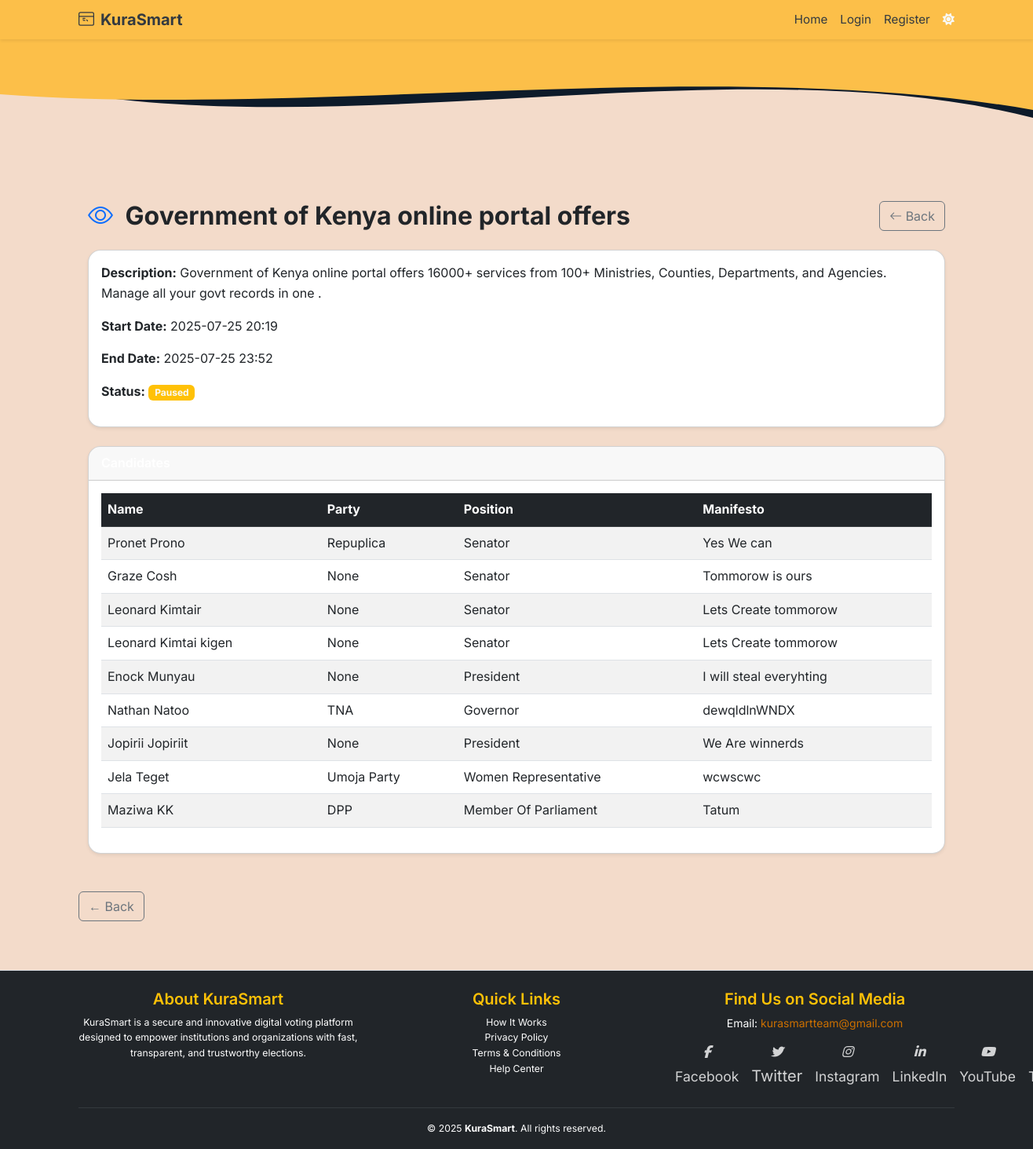
Screenshot of /admin/elections/5 with the database file from the repository.
### app/models.py (models this page shows, shortened)
class Election(db.Model):
    __tablename__ = 'election'
    id = db.Column(db.Integer, primary_key=True)
    title = db.Column(db.String(255), nullable=False)
    description = db.Column(db.Text)
    start_date = db.Column(db.DateTime, nullable=False)
    end_date = db.Column(db.DateTime, nullable=False)
    is_active = db.Column(db.Boolean, default=True)
    status = db.Column(db.Enum(ElectionStatusEnum), nullable=False, default=ElectionStatusEnum.INACTIVE)
    created_at = db.Column(db.DateTime, default=datetime.utcnow)
    updated_at = db.Column(db.DateTime, onupdate=func.now())
    deactivated_by = db.Column(db.Integer, db.ForeignKey('users.id'))
    candidates = db.relationship('Candidate', back_populates='election', lazy='select')
    positions = db.relationship('Position', back_populates='election', lazy='select', cascade="all, delete-orphan")
    votes = db.relationship('Vote', back_populates='election', lazy='select')

class Candidate(db.Model):
    __tablename__ = 'candidate'
    id = db.Column(db.Integer, primary_key=True)
    user_id = db.Column(db.Integer, db.ForeignKey('users.id'), nullable=False)
    election_id = db.Column(db.Integer, db.ForeignKey('election.id'), nullable=False)
    position_id = db.Column(db.Integer, db.ForeignKey('position.id'), nullable=False)
    full_name = db.Column(db.String(100), nullable=False)
    profile_photo = db.Column(db.String(255))
    party_name = db.Column(db.String(100))
    position = db.Column(db.String(100), nullable=True)
    description = db.Column(db.Text)
    manifesto = db.Column(db.Text)
    approved = db.Column(db.Boolean, default=False)
    created_at = db.Column(db.DateTime, default=datetime.utcnow)
    user = db.relationship('User', back_populates='candidates')
    election = db.relationship('Election', back_populates='candidates')
    position_rel = db.relationship('Position', back_populates='candidates')
    votes = db.relationship('Vote', back_populates='candidate', lazy='dynamic')

### app/routes/web_auth.py (the view)
@admin_web_bp.route("/elections/<int:election_id>")
def view_election(election_id):
    election = Election.query.get_or_404(election_id)
    candidates = Candidate.query.filter_by(election_id=election_id).all()
    vote_counts = (
        db.session.query(Vote.candidate_id, func.count(Vote.id).label("vote_count"))
        .filter(Vote.election_id == election_id)
        .group_by(Vote.candidate_id)
        .all()
    )
    vote_count_map = {cid: count for cid, count in vote_counts}
    for candidate in candidates:
        candidate.vote_count = vote_count_map.get(candidate.id, 0)
    total_votes = sum(vote_count_map.values())
    return render_template(
        "admin/view_election.html",
        election=election,
        candidates=candidates,
        total_votes=total_votes,
    )

### app/routes/web_auth.py (called while the page is built)
@admin_web_bp.context_processor
def inject_notifications():
    if current_user.is_authenticated:
        unread_notifications = Notification.query.filter_by(user_id=current_user.id, read=False).order_by(Notification.created_at.desc()).all()
        return dict(unread_notifications=unread_notifications)
    return dict(unread_notifications=[])

### app/templates/admin/view_election.html (shortened to what this page needs)
{% extends "base.html" %}
{% block content %}
<div class="container py-5" data-aos="fade-up">
  <div class="d-flex justify-content-between align-items-center mb-4">
    <h2 class="fw-bold mb-0">
      <i class="bi bi-eye me-2 text-primary"></i>
      {{ election.title }}
    </h2>
    <a href="{{ url_for('admin_web.manage_elections') }}" class="btn btn-outline-secondary">
      <i class="bi bi-arrow-left"></i> Back
    </a>
  </div>
  <div class="card shadow-sm rounded-4 mb-4">
    <div class="card-body">
      <p><strong>Description:</strong> {{ election.description or '—' }}</p>
      <p><strong>Start Date:</strong> {{ election.start_date.strftime('%Y-%m-%d %H:%M') }}</p>
      <p><strong>End Date:</strong> {{ election.end_date.strftime('%Y-%m-%d %H:%M') }}</p>
      <p>
        {% set status_clr = {'inactive':'secondary','active':'success','paused':'warning','ended':'danger'}.get(election.status.value,'dark') %}
        <strong>Status:</strong>
        <span class="badge bg-{{ status_clr }} text-light">{{ election.status.value.title() }}</span>
      </p>
    </div>
  </div>
  <div class="card shadow-sm rounded-4">
    <div class="card-header bg-gradient-secondary text-white fw-semibold rounded-top-4">
    </div>
    <div class="card-body">
      {% if candidates %}
        <div class="table-responsive">
          <table class="table table-striped align-middle">
            <thead class="table-dark">
              <tr>
                <th>Name</th>
                <th>Party</th>
                <th>Position</th>
                <th>Manifesto</th>
              </tr>
            </thead>
            <tbody>
              {% set sorted_candidates = candidates|sort(attribute='vote_count', reverse=True) %}
              {% set top_vote = sorted_candidates[0].vote_count if sorted_candidates else 0 %}
              {% for cand in sorted_candidates %}
                {% set is_leader = cand.vote_count == top_vote and top_vote > 0 %}
                {% set vote_percent = (cand.vote_count / total_votes * 100) if total_votes > 0 else 0 %}
                <tr class="{% if is_leader %}table-success fw-bold{% endif %}">
                  <td>
                    {{ cand.full_name }}
                  </td>
                  <td>{{ cand.party_name or '—' }}</td>
                  <td>{{ cand.position }}</td>
                  <td style="white-space:pre-wrap;">{{ cand.manifesto }}</td>
                </tr>
              {% endfor %}
            </tbody>
          </table>
        </div>
      {% else %}
        <p class="text-center text-muted">No candidates found for this election.</p>
      {% endif %}
    </div>
  </div>
</div>
<a href="{{ request.referrer or url_for('dashboard.dashboard_home') }}" class="btn btn-outline-secondary mb-4">
      ← Back
</a>
{% endblock %}

### app/static/styles.css (style rules this page uses)
body { font-family: 'Segoe UI', Tahoma, Geneva, Verdana, sans-serif; background-color: #f8f9fa; margin: 0; padding: 0; }

### app/templates/base.html (style rules this page uses)
body { font-family: 'Inter', sans-serif; background-color: #F3DBCA; margin: 0; padding-bottom: 60px; line-height: 1.6; }
html, body { height: 100%; }

### rows the page displays
Election: title "Government of Kenya online portal offers", description "Government of Kenya online portal offers 16000+ services from 100+ Ministries, Counties, Departments, and Agencies. Manage all your govt records in one .", start_date "2025-07-25 20:19", end_date "2025-07-25 23:52", status.value "Paused"
Candidate: full_name "Pronet Prono", party_name "Repuplica", position "Senator", manifesto "Yes We can"
Candidate: full_name "Graze Cosh", party_name "None", position "Senator", manifesto "Tommorow is ours"
Candidate: full_name "Leonard Kimtair", party_name "None", position "Senator", manifesto "Lets Create tommorow"
Candidate: full_name "Leonard Kimtai kigen", party_name "None", position "Senator", manifesto "Lets Create tommorow"
Candidate: full_name "Enock Munyau", party_name "None", position "President", manifesto "I will steal everyhting"
Candidate: full_name "Nathan Natoo", party_name "TNA", position "Governor", manifesto "dewqldlnWNDX"
Candidate: full_name "Jopirii Jopiriit", party_name "None", position "President", manifesto "We Are winnerds"
Candidate: full_name "Jela Teget", party_name "Umoja Party", position "Women Representative", manifesto "wcwscwc"
Candidate: full_name "Maziwa KK", party_name "DPP", position "Member Of Parliament", manifesto "Tatum"
